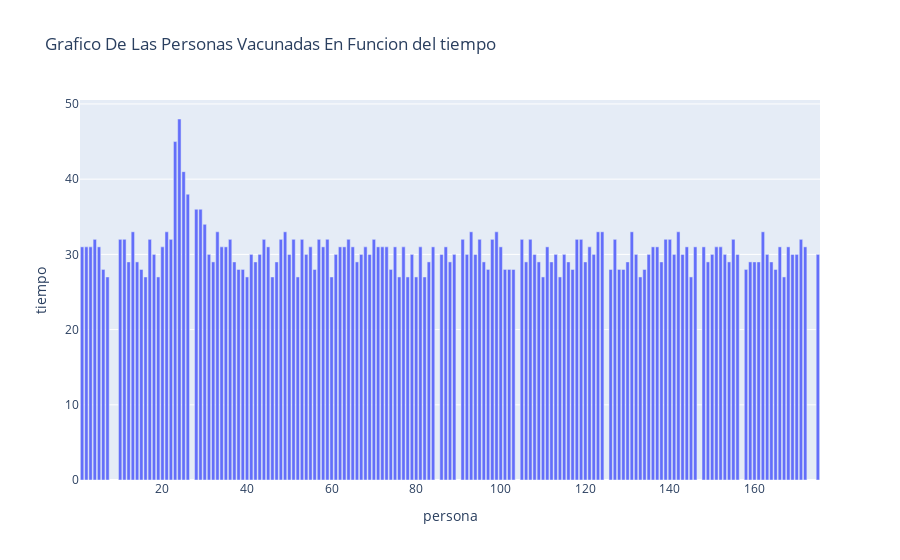

Notebook code for this chart:
### Code cell
import pandas as pd
df = pd.DataFrame([[key, DICCIONARIO_TIEMPO_DE_ESPERA[key]] for key in DICCIONARIO_TIEMPO_DE_ESPERA.keys()], columns=['persona', 'tiempo'])
import plotly.express as px
fig = px.bar(df, x='persona', y="tiempo",title="Grafico De Las Personas Vacunadas En Funcion del tiempo")
fig.show()

### Figure 1 — Plotly figure (JSON) as saved in the notebook; plotly's stock layout.template omitted (floating-point values rounded to 4 significant figures; data arrays with more than 128 entries replaced by an {"elided": "..."} marker saying what was removed)
{"data": [{"alignmentgroup": "True", "hovertemplate": "persona=%{x}<br>tiempo=%{y}<extra></extra>", "legendgroup": "", "marker": {"color": "#636efa"}, "name": "", "offsetgroup": "", "orientation": "v", "showlegend": false, "textposition": "auto", "type": "bar", "x": {"elided": "164 int values"}, "xaxis": "x", "y": {"elided": "164 int values"}, "yaxis": "y"}], "layout": {"barmode": "relative", "legend": {"tracegroupgap": 0}, "title": {"text": "Grafico De Las Personas Vacunadas En Funcion del tiempo"}, "xaxis": {"anchor": "y", "domain": [0, 1], "title": {"text": "persona"}}, "yaxis": {"anchor": "x", "domain": [0, 1], "title": {"text": "tiempo"}}}}
